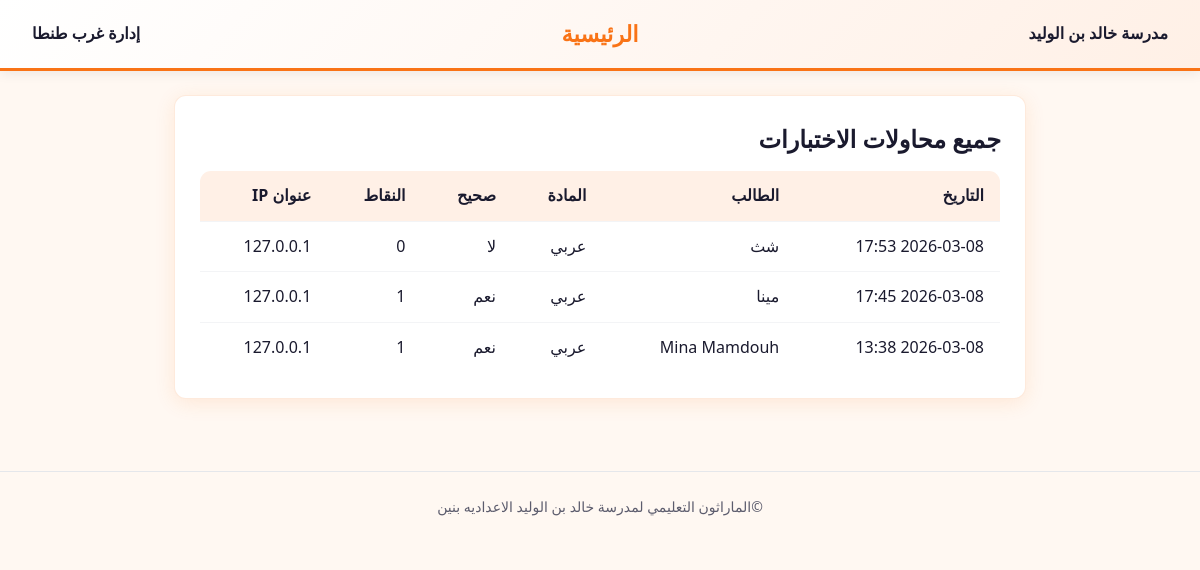
Screenshot of /admin/super/attempts (signed in) with the database file from the repository.
### models.py (models this page shows, shortened)
class Answer(db.Model):
    __tablename__ = "answers"
    id = db.Column(db.Integer, primary_key=True)
    student_id = db.Column(db.Integer, db.ForeignKey("students.id"), nullable=False)
    question_id = db.Column(db.Integer, db.ForeignKey("questions.id"), nullable=False)
    selected_answer = db.Column(db.String(1), nullable=False)
    is_correct = db.Column(db.Boolean, nullable=False)
    points_awarded = db.Column(db.Integer, default=0)
    submitted_at = db.Column(db.DateTime, default=datetime.utcnow)
    quiz_session_id = db.Column(db.String(64), nullable=True)
    ip_address = db.Column(db.String(45), nullable=True)
    __table_args__ = (
        db.Index("ix_answers_student_id", "student_id"),
        db.Index("ix_answers_question_id", "question_id"),
        db.Index("ix_answers_submitted_at", "submitted_at"),
    )

class Student(db.Model):
    __tablename__ = "students"
    id = db.Column(db.Integer, primary_key=True)
    name = db.Column(db.String(120), nullable=False)
    grade = db.Column(db.String(50), nullable=False)
    total_points = db.Column(db.Integer, default=0)
    created_at = db.Column(db.DateTime, default=datetime.utcnow)
    answers = db.relationship("Answer", backref="student", lazy="dynamic", cascade="all, delete-orphan")
    __table_args__ = (db.Index("ix_students_grade", "grade"),)

class Subject(db.Model):
    __tablename__ = "subjects"
    id = db.Column(db.Integer, primary_key=True)
    name = db.Column(db.String(120), nullable=False)
    grade = db.Column(db.String(50), nullable=False)
    questions = db.relationship("Question", backref="subject", lazy="dynamic", cascade="all, delete-orphan")
    __table_args__ = (db.Index("ix_subjects_grade", "grade"),)

### app.py (the view)
@app.route("/admin/super/attempts")
@super_admin_required
def super_admin_attempts():
    user = db.session.get(User,session["user_id"])
    answers = (
        Answer.query.options(
            joinedload(Answer.student),
            joinedload(Answer.question).joinedload(Question.subject),
        )
        .order_by(Answer.submitted_at.desc())
        .all()
    )
    return render_template("super_admin_attempts.html", user=user, answers=answers)

### app.py (called while the page is built)
@login_manager.user_loader
def load_user(user_id):
    return db.session.get(User, int(user_id))

### auth.py (called while the page is built)
def super_admin_required(f):
    @wraps(f)
    def decorated(*args, **kwargs):
        if "user_id" not in session:
            flash("الرجاء تسجيل الدخول.", "warning")
            return redirect(url_for("admin_login"))
        user = db.session.get(User, session["user_id"])
        if not user or user.role != "super_admin":
            flash("صلاحيات المشرف الأعلى مطلوبة.", "danger")
            return redirect(url_for("admin_dashboard"))
        return f(*args, **kwargs)
    return decorated

### templates/super_admin_attempts.html (shortened to what this page needs)
{% extends "base.html" %}
{% block content %}
<div class="card">
    <h2>جميع محاولات الاختبارات</h2>
    {% if answers %}
    <div class="table-wrap">
        <table>
            <thead>
                <tr>
                    <th>التاريخ</th>
                    <th>الطالب</th>
                    <th>المادة</th>
                    <th>صحيح</th>
                    <th>النقاط</th>
                    <th>عنوان IP</th>
                </tr>
            </thead>
            <tbody>
                {% for a in answers %}
                <tr>
                    <td>{{ a.submitted_at.strftime('%Y-%m-%d %H:%M') if a.submitted_at else '—' }}</td>
                    <td>{{ a.student.name if a.student else '—' }}</td>
                    <td>{{ a.question.subject.name if a.question and a.question.subject else '—' }}</td>
                    <td>{{ 'نعم' if a.is_correct else 'لا' }}</td>
                    <td>{{ a.points_awarded }}</td>
                    <td>{{ a.ip_address or '—' }}</td>
                </tr>
                {% endfor %}
            </tbody>
        </table>
    </div>
    {% else %}
    <p class="text-muted">لا توجد محاولات بعد.</p>
    {% endif %}
</div>
{% endblock %}

### static/css/style.css (style rules this page uses)
:root { --bg: #fff8f2; --surface: #ffffff; --surface2: #fff0e6; --surface3: #e8f4fc; --text: #1a1a2e; --text-muted: #5c5c6d; --accent: #f97316; --accent-hover: #ea580c; --accent-blue: #2563eb; --accent-blue-light: #dbeafe; --success: #16a34a; --danger: #dc2626; --warning: #ca8a04; --radius: 12px; --shadow: 0 2px 12px rgba(0,0,0,0.08); --shadow-card: 0 4px 20px rgba(249, 115, 22, 0.12); }
* { box-sizing: border-box; margin: 0; padding: 0; }
body { font-family: 'Segoe UI', 'Tahoma', 'Arial', sans-serif; background: var(--bg); color: var(--text); min-height: 100vh; line-height: 1.6; direction: rtl; text-align: right; }
.card { background: var(--surface); border-radius: var(--radius); padding: 1.5rem; margin-bottom: 1rem; box-shadow: var(--shadow-card); border: 1px solid rgba(249, 115, 22, 0.15); }
.card h1, .card h2, .card h3 { margin-bottom: 0.75rem; color: var(--text); }
table { width: 100%; border-collapse: collapse; background: var(--surface); border-radius: var(--radius); overflow: hidden; border: 1px solid #e5e7eb; }
th, td { padding: 0.75rem 1rem; text-align: right; border-bottom: 1px solid #f3f4f6; }
th { background: var(--surface2); font-weight: 600; color: var(--text); }
tr:last-child td { border-bottom: none; }
.table-wrap { overflow-x: auto; }

### rows the page displays
Answer: submitted_at "2026-03-08 17:53", student "شث", question.subject "عربي", is_correct "لا", points_awarded "0", ip_address "127.0.0.1"
Answer: submitted_at "2026-03-08 17:45", student "مينا", question.subject "عربي", is_correct "نعم", points_awarded "1", ip_address "127.0.0.1"
Answer: submitted_at "2026-03-08 13:38", student "Mina Mamdouh", question.subject "عربي", is_correct "نعم", points_awarded "1", ip_address "127.0.0.1"
